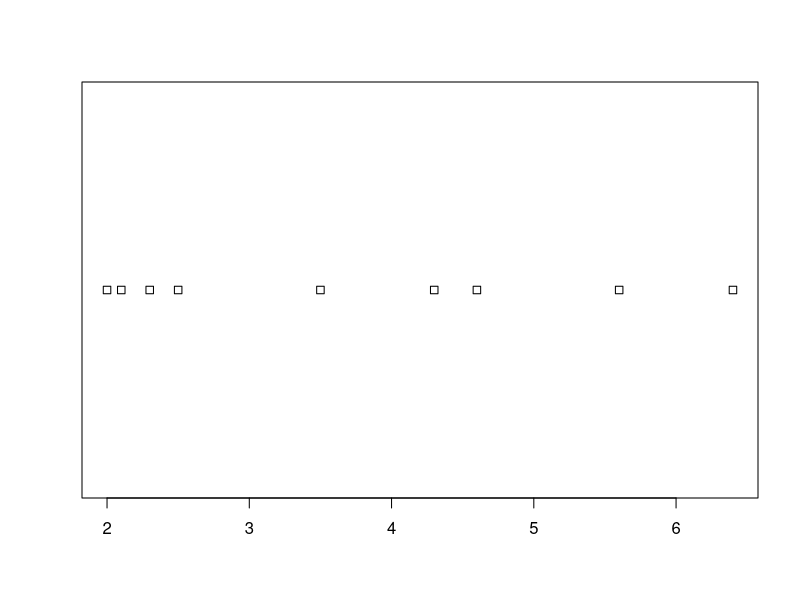
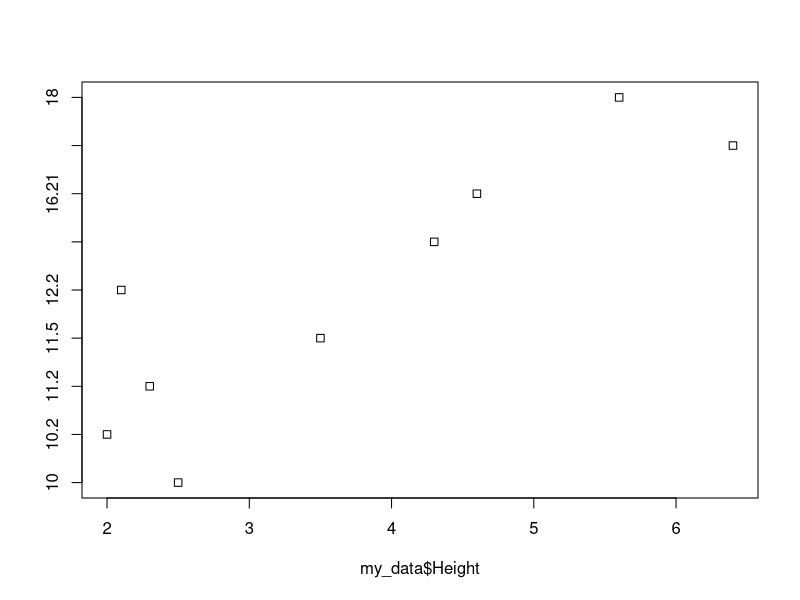
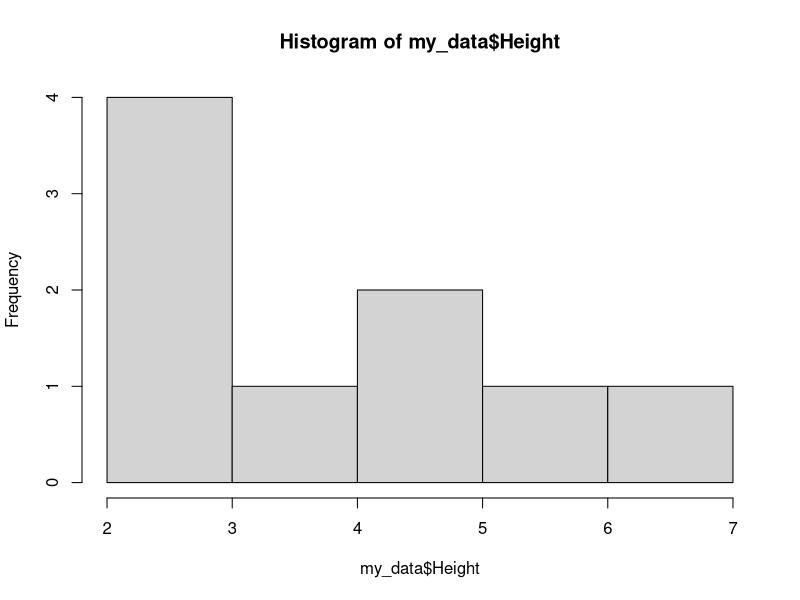
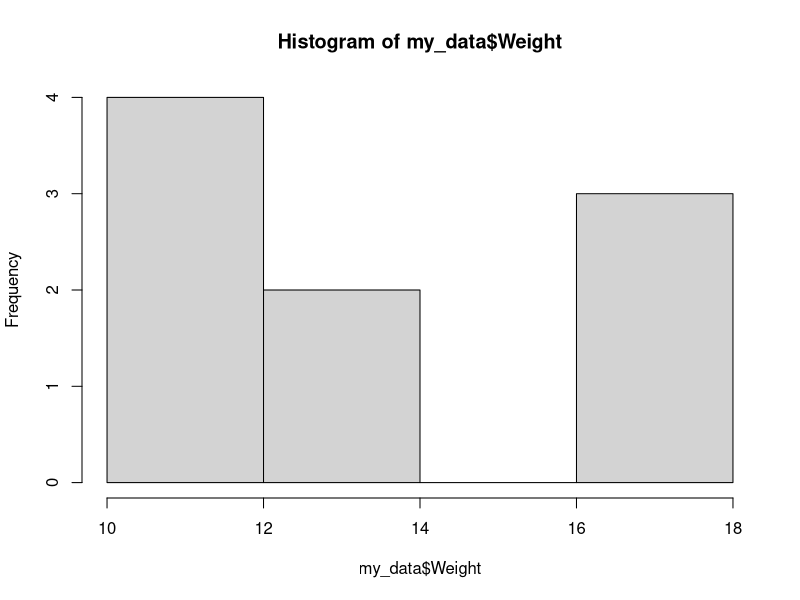
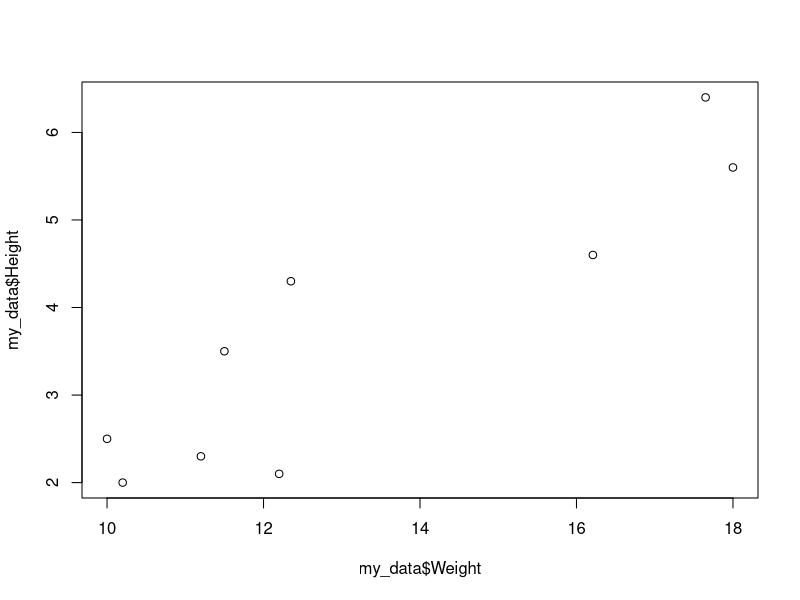
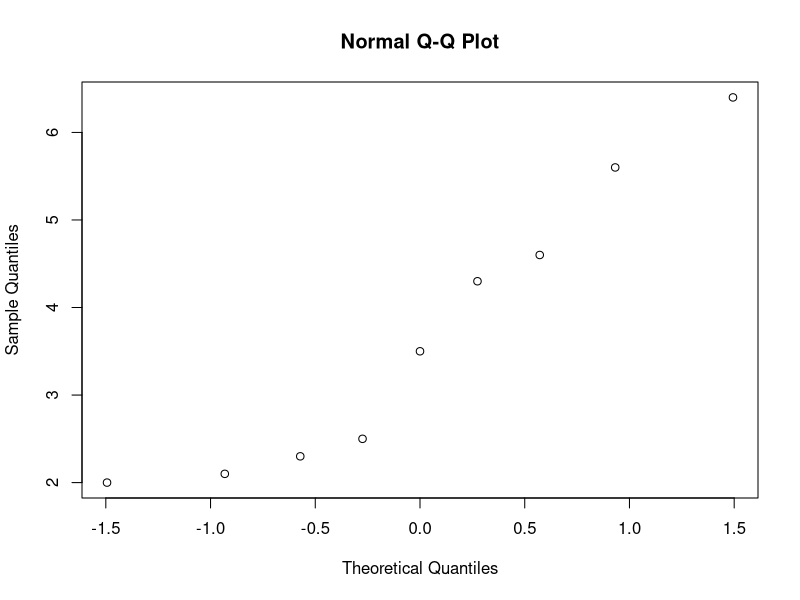
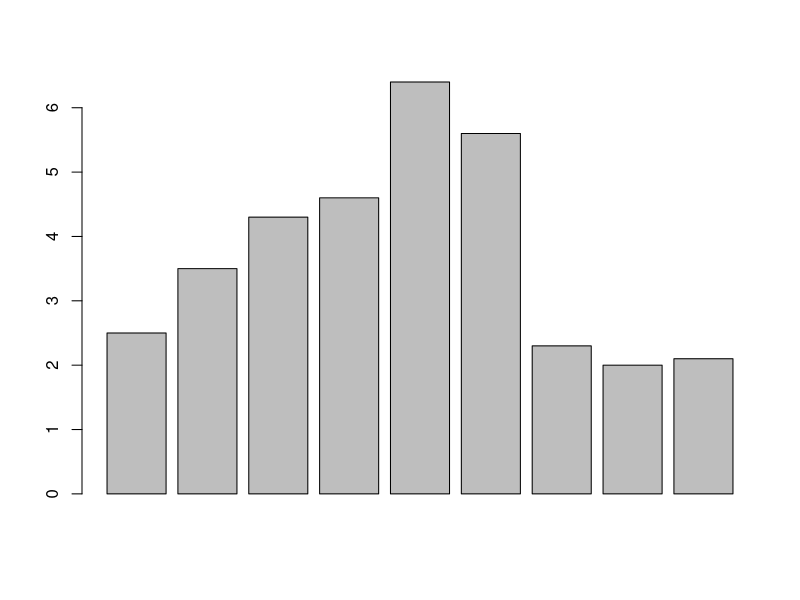
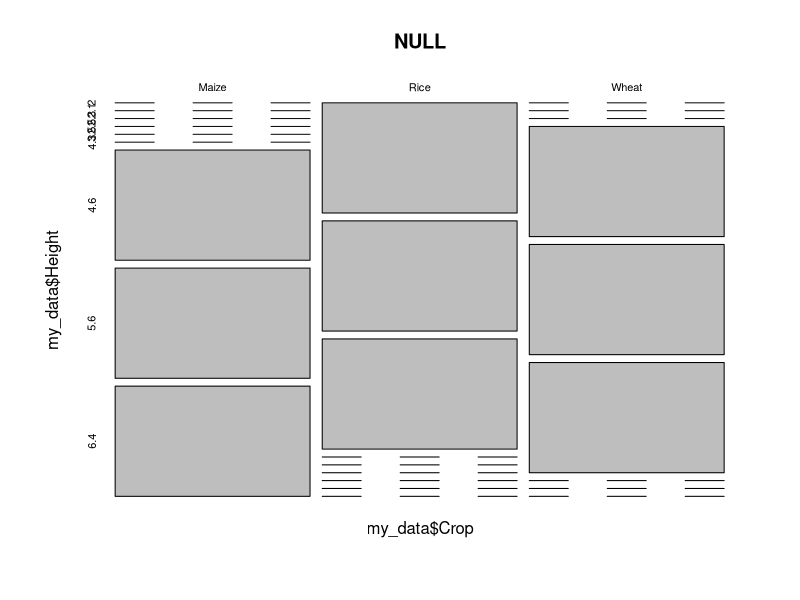

These charts were generated, in order, by the following R code:
library(readxl)
my_data <- read_excel("Book1.xlsx", sheet = "Sheet1", 
                    col_types = c("text", "numeric", "numeric"))
View(my_data)
#strip chart
stripchart(my_data$Height)
stripchart(my_data$Height ~ my_data$Weight)

#hitogram
hist(my_data$Height)
hist(my_data$Weight)

#plot/scatter plot
plot(my_data$Weight, my_data$Height)

#qqnorm plot
qqnorm(my_data$Height)

#barplot
barplot(my_data$Height)

#mosaic plot
mosaicplot(~ my_data$Crop+my_data$Height)


#boxplot
boxplot(my_data$Height ~ my_data$Crop)










